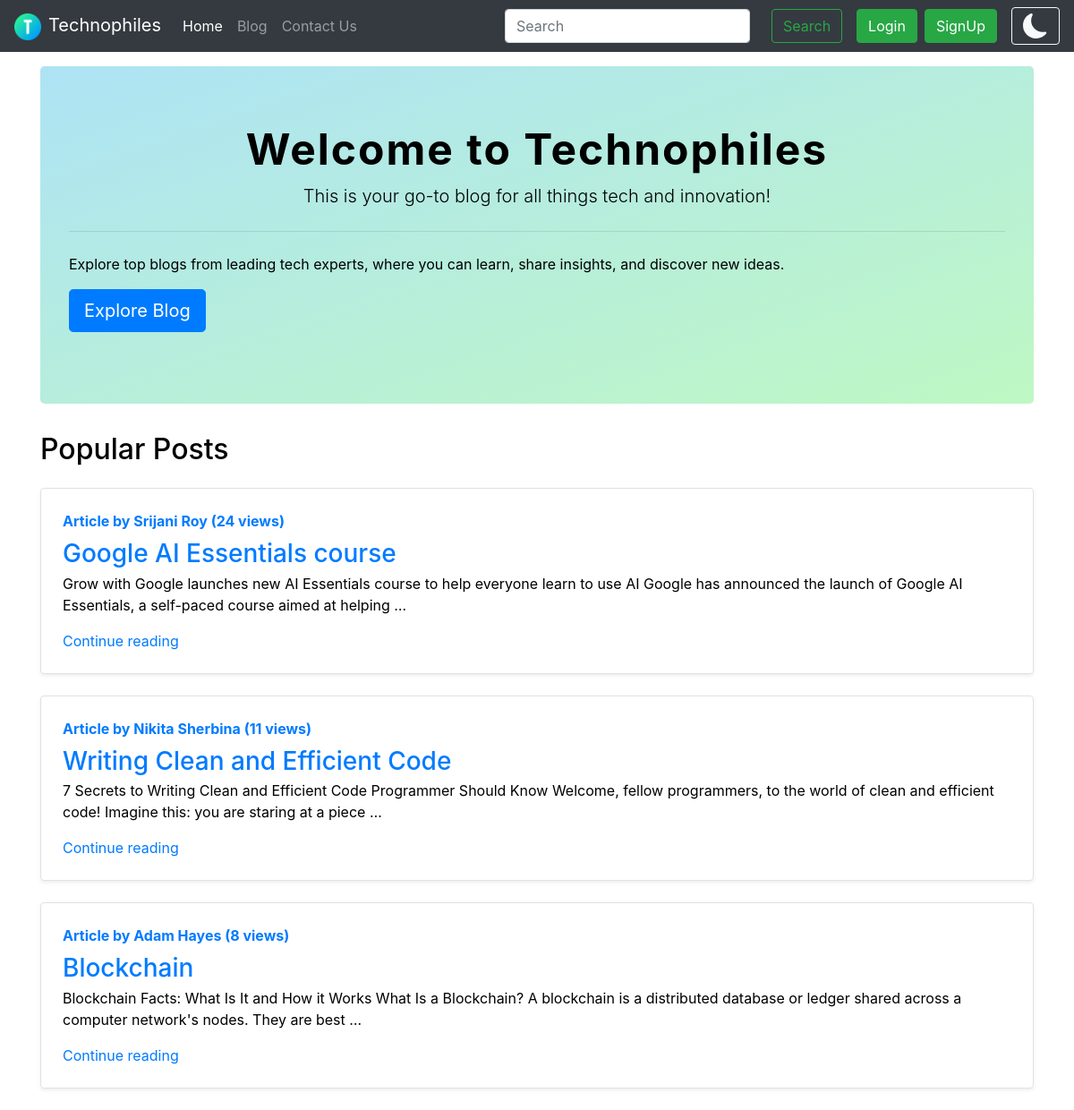
Before: / with the older database file.
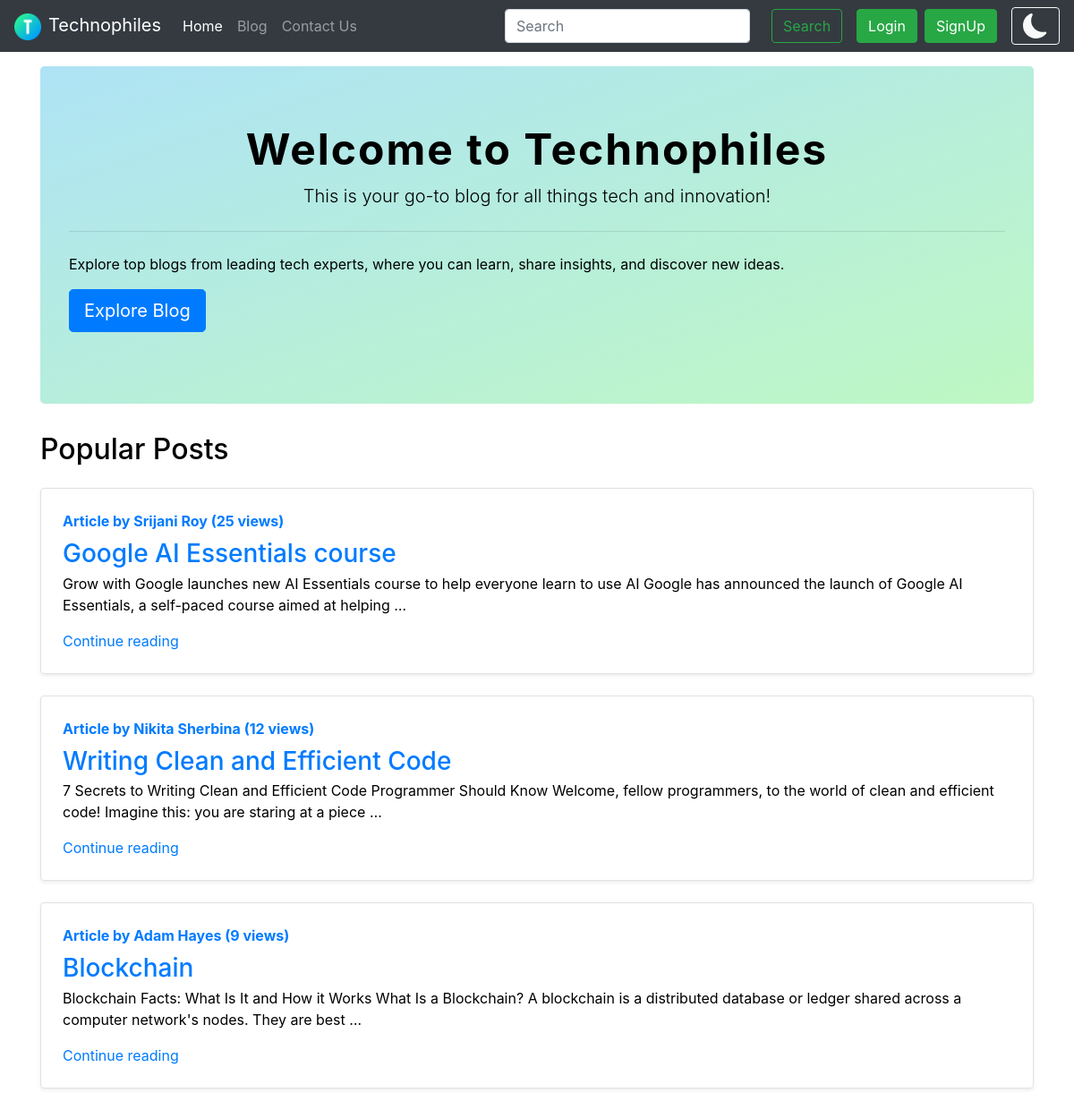
After: the same page with the newer database file.
### blog/models.py (models this page shows, shortened)
class Post(models.Model):
    sno=models.AutoField(primary_key=True)
    title=models.CharField(max_length=255)
    author=models.CharField(max_length=25)
    slug=models.CharField(max_length=130)
    views= models.IntegerField(default=0)
    timeStamp=models.DateTimeField(blank=True)
    content=models.TextField()

### home/views.py (the view)
# urls.py: 2. Add a URL to urlpatterns:  path('', views.home, name='home')
def home(request):
    top_articles = Post.objects.order_by('-views')[:3]
    context = {
        'top_articles': top_articles,
    }
    return render(request, 'home/home.html', context)

### templates/home/home.html (shortened to what this page needs)
{% extends 'base.html' %}
{% block homeactive %} active {% endblock homeactive %}
{% block body %}
<div class="container my-3">
    <div class="jumbotron" style="background-image: linear-gradient(to bottom right, #aee3f5, #bef8c3)">
        <h1 class="display-4 text-center" style="font-weight: bold; letter-spacing: 2px; font-size: 3em;">Welcome to
            Technophiles</h1>
        <p class="lead text-center">This is your go-to blog for all things tech and innovation!</p>
        <hr class="my-4">
        <p>Explore top blogs from leading tech experts, where you can learn, share insights, and discover new ideas.</p>
        <p class="lead">
            <a class="btn btn-primary btn-lg" href="/blog" role="button">Explore Blog</a>
        </p>
    </div>
</div>
<div class="container">
    <h2>Popular Posts</h2>
    {% for article in top_articles %}
    <div
        class="row no-gutters border rounded overflow-hidden flex-md-row mb-4 shadow-sm h-md-250 my-4 position-relative">
        <div class="col p-4 d-flex flex-column position-static">
            <strong class="d-inline-block mb-2 text-primary">Article by {{ article.author }} ({{ article.views }}
                views)</strong>
            <h3 class="mb-0">
                <a href="/blog/{{ article.slug }}">{{ article.title }}</a>
            </h3>
            <p class="card-text">{{ article.content|striptags|truncatewords:30 }}</p>
            <a href="/blog/{{ article.slug }}" class="stretched-link">Continue reading</a>
        </div>
    </div>
    {% endfor %}
</div>
{% endblock %}

Changed rows visible on the page:
changed Post "Google AI Essentials course": views "24" → "25"
changed Post "Writing Clean and Efficient Code": views "11" → "12"
changed Post "Blockchain": views "8" → "9"
